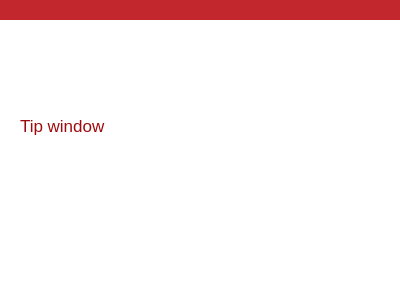
<?xml version="1.0" encoding="UTF-8"?>
<ui version="4.0">
 <class>Tipwindow</class>
 <widget class="QWidget" name="Tipwindow">
  <property name="geometry">
   <rect>
    <x>0</x>
    <y>0</y>
    <width>400</width>
    <height>300</height>
   </rect>
  </property>
  <property name="windowTitle">
   <string>Tip</string>
  </property>
  <property name="styleSheet">
   <string notr="true">QWidget {
	background-color: white;
}</string>
  </property>
  <widget class="QLabel" name="label">
   <property name="geometry">
    <rect>
     <x>20</x>
     <y>110</y>
     <width>381</width>
     <height>31</height>
    </rect>
   </property>
   <property name="font">
    <font>
     <pointsize>-1</pointsize>
    </font>
   </property>
   <property name="styleSheet">
    <string notr="true">QLabel
{
	color:#9D0B0F;
	font-size: 17px;
}</string>
   </property>
   <property name="text">
    <string>Tip window</string>
   </property>
  </widget>
  <widget class="QLabel" name="label_2">
   <property name="geometry">
    <rect>
     <x>-10</x>
     <y>0</y>
     <width>420</width>
     <height>20</height>
    </rect>
   </property>
   <property name="styleSheet">
    <string notr="true">QWidget
{
    /*字体为微软雅黑*/
    font-family:Microsoft Yahei;
    /*字体大小为20点*/
    font-size:15pt;
    /*字体颜色为白色*/    
	
    color:white;
    /*背景颜色*/  
    background-color:#C1272D;

}
</string>
   </property>
   <property name="text">
    <string/>
   </property>
   <property name="alignment">
    <set>Qt::AlignLeading|Qt::AlignLeft|Qt::AlignVCenter</set>
   </property>
  </widget>
  <widget class="QWidget" name="widget" native="true">
   <property name="geometry">
    <rect>
     <x>80</x>
     <y>240</y>
     <width>210</width>
     <height>50</height>
    </rect>
   </property>
   <property name="styleSheet">
    <string notr="true">
background-image: url(:/source/AKT_logo.png);
</string>
   </property>
  </widget>
 </widget>
 <resources>
  <include location="Logo_AKT.qrc"/>
 </resources>
 <connections/>
</ui>
